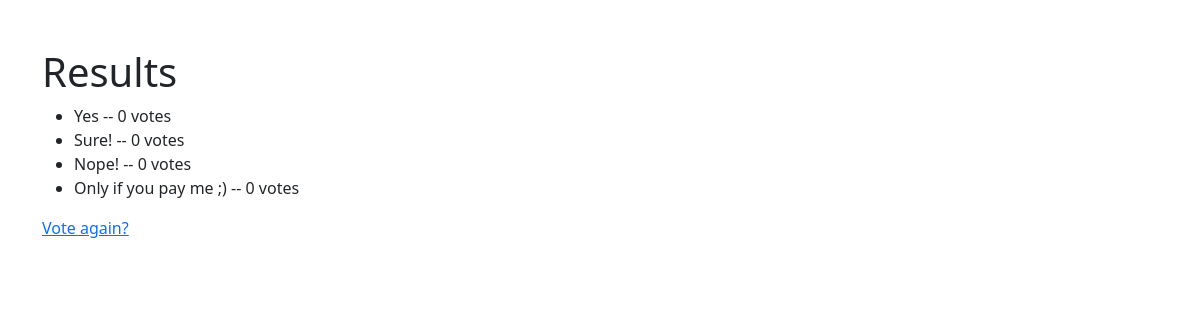
Screenshot of /polls/3/results/ with the database file from the repository.
### polls/models.py (models this page shows, shortened)
class Choice(models.Model):
    question = models.ForeignKey(Question, on_delete=models.CASCADE)
    choice_text = models.CharField(max_length=200)
    votes = models.IntegerField(default=0)

### polls/views.py (the view)
# urls.py: path("<int:pk>/results/", views.ResultsView.as_view(), name="results"),
class ResultsView(generic.DetailView):
    model = Question
    template_name = "polls/results.html"

### polls/templates/polls/results.html (shortened to what this page needs)
<!DOCTYPE html>
<html lang="en">
<head>
  <link href="https://cdn.jsdelivr.net/npm/bootstrap@5.3.0/dist/css/bootstrap.min.css" rel="stylesheet">
</head>
<body>
  <div class="container">
    <h1 class="mt-5">Results</h1>
    <ul>
        {% for choice in question.choice_set.all %}
            <li>{{ choice.choice_text }} -- {{ choice.votes }} vote{{ choice.votes|pluralize }}</li>
        {% endfor %}
    </ul>
    <a href="{% url 'polls:detail' question.id %}">Vote again?</a>
  </div>
</body>
</html>

### rows the page displays
Choice: choice_text "Yes", votes "0"
Choice: choice_text "Sure!", votes "0"
Choice: choice_text "Nope!", votes "0"
Choice: choice_text "Only if you pay me ;)", votes "0"
